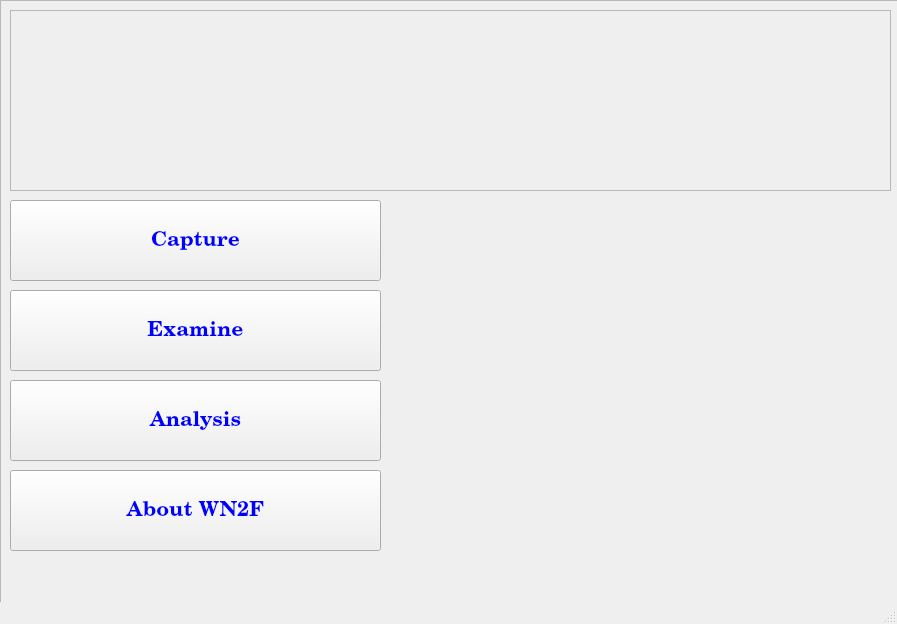
<?xml version="1.0" encoding="UTF-8"?>
<ui version="4.0">
 <class>MainWindow</class>
 <widget class="QMainWindow" name="MainWindow">
  <property name="geometry">
   <rect>
    <x>0</x>
    <y>0</y>
    <width>897</width>
    <height>624</height>
   </rect>
  </property>
  <property name="windowTitle">
   <string>Wireless Forensics Network</string>
  </property>
  <property name="styleSheet">
   <string notr="true"/>
  </property>
  <widget class="QWidget" name="centralwidget">
   <widget class="QFrame" name="frame">
    <property name="geometry">
     <rect>
      <x>0</x>
      <y>0</y>
      <width>981</width>
      <height>611</height>
     </rect>
    </property>
    <property name="cursor">
     <cursorShape>ArrowCursor</cursorShape>
    </property>
    <property name="styleSheet">
     <string notr="true">#frame{background-image:url(&quot;/root/application/images/fond.bmp&quot;);
}</string>
    </property>
    <property name="frameShape">
     <enum>QFrame::StyledPanel</enum>
    </property>
    <property name="frameShadow">
     <enum>QFrame::Raised</enum>
    </property>
    <widget class="QFrame" name="frame_3">
     <property name="geometry">
      <rect>
       <x>10</x>
       <y>10</y>
       <width>881</width>
       <height>181</height>
      </rect>
     </property>
     <property name="styleSheet">
      <string notr="true">#frame_3{background-image:url(&quot;/root/application/images/banniere.jpg&quot;);
}</string>
     </property>
     <property name="frameShape">
      <enum>QFrame::StyledPanel</enum>
     </property>
     <property name="frameShadow">
      <enum>QFrame::Raised</enum>
     </property>
    </widget>
    <widget class="QPushButton" name="pushButton">
     <property name="enabled">
      <bool>true</bool>
     </property>
     <property name="geometry">
      <rect>
       <x>10</x>
       <y>200</y>
       <width>371</width>
       <height>81</height>
      </rect>
     </property>
     <property name="font">
      <font>
       <family>Century Schoolbook L</family>
       <pointsize>16</pointsize>
       <weight>75</weight>
       <bold>true</bold>
      </font>
     </property>
     <property name="cursor">
      <cursorShape>ArrowCursor</cursorShape>
     </property>
     <property name="mouseTracking">
      <bool>false</bool>
     </property>
     <property name="styleSheet">
      <string notr="true">color:blue;</string>
     </property>
     <property name="text">
      <string>Capture</string>
     </property>
    </widget>
    <widget class="QFrame" name="frame_2">
     <property name="geometry">
      <rect>
       <x>20</x>
       <y>200</y>
       <width>101</width>
       <height>80</height>
      </rect>
     </property>
     <property name="styleSheet">
      <string notr="true">#frame_2{background-image:url(&quot;/root/application/images/col.png&quot;); border:0;
}</string>
     </property>
     <property name="frameShape">
      <enum>QFrame::StyledPanel</enum>
     </property>
     <property name="frameShadow">
      <enum>QFrame::Raised</enum>
     </property>
    </widget>
    <widget class="QFrame" name="frame_6">
     <property name="geometry">
      <rect>
       <x>440</x>
       <y>230</y>
       <width>401</width>
       <height>301</height>
      </rect>
     </property>
     <property name="styleSheet">
      <string notr="true">#frame_6{background-image:url(&quot;/root/application/images/architect.png&quot;); border:0;
}</string>
     </property>
     <property name="frameShape">
      <enum>QFrame::StyledPanel</enum>
     </property>
     <property name="frameShadow">
      <enum>QFrame::Raised</enum>
     </property>
    </widget>
    <widget class="QPushButton" name="pushButton_2">
     <property name="enabled">
      <bool>true</bool>
     </property>
     <property name="geometry">
      <rect>
       <x>10</x>
       <y>290</y>
       <width>371</width>
       <height>81</height>
      </rect>
     </property>
     <property name="font">
      <font>
       <family>Century Schoolbook L</family>
       <pointsize>16</pointsize>
       <weight>75</weight>
       <bold>true</bold>
      </font>
     </property>
     <property name="cursor">
      <cursorShape>ArrowCursor</cursorShape>
     </property>
     <property name="mouseTracking">
      <bool>false</bool>
     </property>
     <property name="styleSheet">
      <string notr="true">color:blue;</string>
     </property>
     <property name="text">
      <string>Examine</string>
     </property>
    </widget>
    <widget class="QFrame" name="frame_4">
     <property name="geometry">
      <rect>
       <x>20</x>
       <y>280</y>
       <width>91</width>
       <height>81</height>
      </rect>
     </property>
     <property name="styleSheet">
      <string notr="true">#frame_4{background-image:url(&quot;/root/application/images/examen.png&quot;); border:0;
}</string>
     </property>
     <property name="frameShape">
      <enum>QFrame::StyledPanel</enum>
     </property>
     <property name="frameShadow">
      <enum>QFrame::Raised</enum>
     </property>
    </widget>
    <widget class="QPushButton" name="pushButton_3">
     <property name="enabled">
      <bool>true</bool>
     </property>
     <property name="geometry">
      <rect>
       <x>10</x>
       <y>380</y>
       <width>371</width>
       <height>81</height>
      </rect>
     </property>
     <property name="font">
      <font>
       <family>Century Schoolbook L</family>
       <pointsize>16</pointsize>
       <weight>75</weight>
       <bold>true</bold>
      </font>
     </property>
     <property name="cursor">
      <cursorShape>ArrowCursor</cursorShape>
     </property>
     <property name="mouseTracking">
      <bool>false</bool>
     </property>
     <property name="styleSheet">
      <string notr="true">color:blue;</string>
     </property>
     <property name="text">
      <string>Analysis</string>
     </property>
    </widget>
    <widget class="QFrame" name="frame_5">
     <property name="geometry">
      <rect>
       <x>30</x>
       <y>380</y>
       <width>81</width>
       <height>81</height>
      </rect>
     </property>
     <property name="styleSheet">
      <string notr="true">#frame_5{background-image:url(&quot;/root/application/images/analyse.png&quot;);border:0;
}</string>
     </property>
     <property name="frameShape">
      <enum>QFrame::StyledPanel</enum>
     </property>
     <property name="frameShadow">
      <enum>QFrame::Raised</enum>
     </property>
    </widget>
    <widget class="QPushButton" name="pushButton_4">
     <property name="enabled">
      <bool>true</bool>
     </property>
     <property name="geometry">
      <rect>
       <x>10</x>
       <y>470</y>
       <width>371</width>
       <height>81</height>
      </rect>
     </property>
     <property name="font">
      <font>
       <family>Century Schoolbook L</family>
       <pointsize>16</pointsize>
       <weight>75</weight>
       <bold>true</bold>
      </font>
     </property>
     <property name="cursor">
      <cursorShape>ArrowCursor</cursorShape>
     </property>
     <property name="mouseTracking">
      <bool>false</bool>
     </property>
     <property name="styleSheet">
      <string notr="true">color:blue;</string>
     </property>
     <property name="text">
      <string>About WN2F</string>
     </property>
    </widget>
    <widget class="QFrame" name="frame_7">
     <property name="geometry">
      <rect>
       <x>40</x>
       <y>480</y>
       <width>71</width>
       <height>71</height>
      </rect>
     </property>
     <property name="styleSheet">
      <string notr="true">#frame_7{background-image:url(&quot;/root/application/images/about.png&quot;);border:0;
}</string>
     </property>
     <property name="frameShape">
      <enum>QFrame::StyledPanel</enum>
     </property>
     <property name="frameShadow">
      <enum>QFrame::Raised</enum>
     </property>
    </widget>
   </widget>
  </widget>
  <widget class="QMenuBar" name="menubar">
   <property name="geometry">
    <rect>
     <x>0</x>
     <y>0</y>
     <width>897</width>
     <height>29</height>
    </rect>
   </property>
  </widget>
  <widget class="QStatusBar" name="statusbar"/>
 </widget>
 <resources/>
 <connections/>
</ui>
